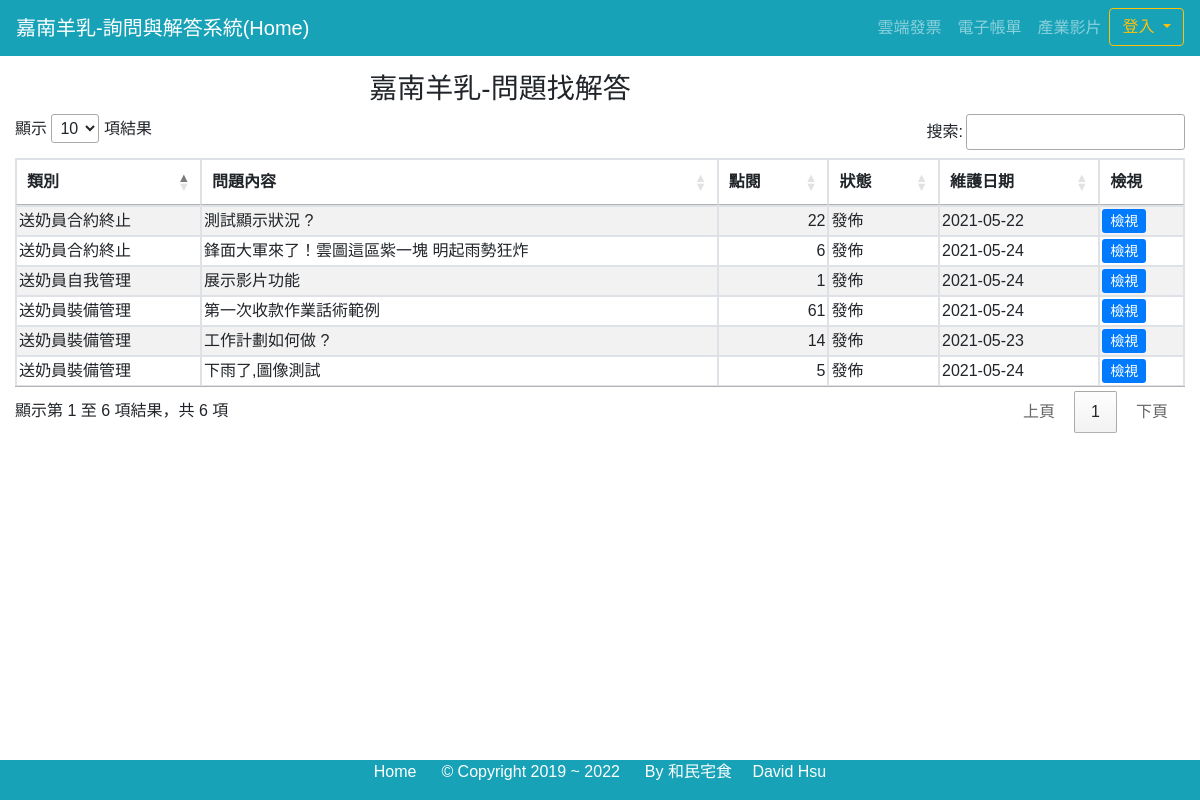
The page / on the database its author committed.
### tables this page shows
CREATE TABLE `qna_posts` (
  `id` int(11) NOT NULL AUTO_INCREMENT,
  `title` text NOT NULL,
  `message` text NOT NULL,
  `cat_id` int(11) NOT NULL,
  `username` varchar(30) NOT NULL,
  `status` enum('發佈','草案','封存') NOT NULL DEFAULT '發佈',
  `hits` int(11) DEFAULT 0 COMMENT '點閱次數',
  `created` datetime NOT NULL DEFAULT current_timestamp(),
  `updated` datetime DEFAULT NULL ON UPDATE current_timestamp(),
  PRIMARY KEY (`id`)
);

CREATE TABLE `qna_category` (
  `cat_id` int(11) NOT NULL AUTO_INCREMENT,
  `category` varchar(255) DEFAULT NULL,
  `username` varchar(30) DEFAULT NULL,
  `created` datetime NOT NULL DEFAULT current_timestamp(),
  `updated` datetime NOT NULL DEFAULT '0000-00-00 00:00:00' ON UPDATE current_timestamp(),
  PRIMARY KEY (`cat_id`)
);

### index.php (the view, shortened to what this page needs)
<?php
$title = "嘉南羊乳-問題找解答";
?>
<div class="container-fluid">
    <div class="row" id="toprow">
        <div class="col-2">
        </div>
        <div class="col-6">
            <h3 align='center'><?php echo $title; ?></h3>
        </div>
        <div class="col-4">
        </div>
    </div>
    <table id="myDataTalbe" class="table table-bordered table-striped table-hove" style="width:100%">
        <thead>
            <tr>
                <th>類別</th>
                <th>問題內容</th>
                <th>點閱</th>
                <th>狀態</th>
                <th>維護日期</th>
                <th>檢視</th>
            </tr>
        </thead>
        <tbody>
            <?php
            require('./include/config.php');
            $sql = "select a.*,b.category from qna_posts a left join qna_category b using(cat_id) where status='發佈' order by a.hits desc";
            $sth = $conn->prepare($sql);
            $sth->execute();
            while ($row = $sth->fetch()) {
                $updated = substr($row['updated'], 0, 10);
            ?>
                <tr>
                    <td><?php echo $row['category'] ?></td>
                    <td><?php echo $row['title'] ?></td>
                    <td style="text-align: right"><?php echo number_format($row['hits']) ?></td>
                    <td><?php echo $row['status'] ?></td>
                    <td><?php echo $updated ?></td>
                    <td><a href="qna_posts-read.php?id=<?php echo $row['id']; ?>" class='btn-sm btn-primary mt-1'>檢視</a>
                    </td>
                </tr>
            <?php } ?>
        </tbody>
    </table>
</div>
</body>
</html>

### index.php (style rules this page uses)
table { margin-top: auto; margin-left: auto; margin-right: auto; }
table.dataTable thead th, tbody th, table.dataTable tbody td { padding: 2px 2px; }

### rows shown on the page
qna_posts: cat.category "送奶員裝備管理", title "第一次收款作業話術範例", hits "61", status "發佈", updated "2021-05-24"
qna_posts: cat.category "送奶員合約終止", title "測試顯示狀況 ?", hits "22", status "發佈", updated "2021-05-22"
qna_posts: cat.category "送奶員裝備管理", title "工作計劃如何做 ?", hits "14", status "發佈", updated "2021-05-23"
qna_posts: cat.category "送奶員合約終止", title "鋒面大軍來了！雲圖這區紫一塊 明起雨勢狂炸", hits "6", status "發佈", updated "2021-05-24"
qna_posts: cat.category "送奶員裝備管理", title "下雨了,圖像測試", hits "5", status "發佈", updated "2021-05-24"
qna_posts: cat.category "送奶員自我管理", title "展示影片功能", hits "1", status "發佈", updated "2021-05-24"

### other values the page prints
$title "嘉南羊乳-問題找解答"
